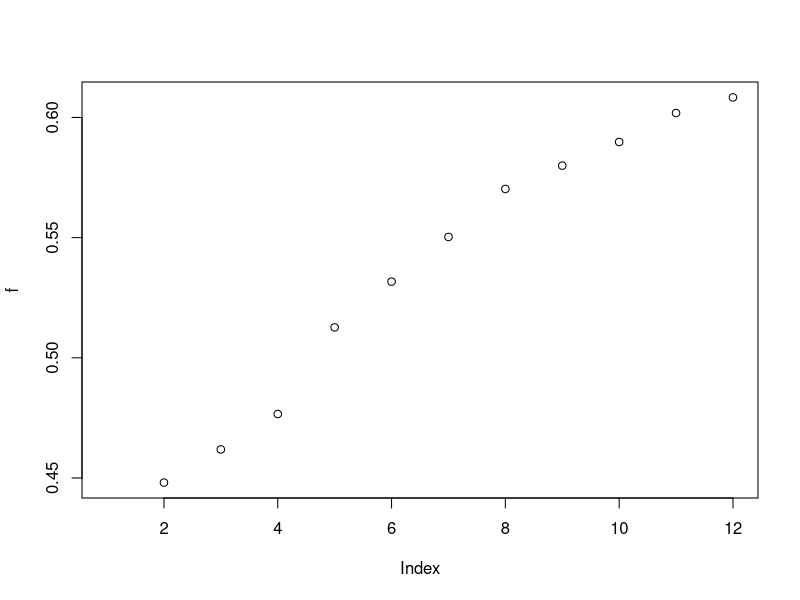

Reproduce this figure in R.
t = read.table("./cygage.txt", header = TRUE)
t = na.omit(t)
t["depthLog"] = log10(log10(t$Depth))
t["calAgeLog"] = log10(log10(t$calAge))
a0 = 0.2
a1 = 0.9
f = approx(t$calAgeLog, a0 + a1 * (t$depthLog), t$calAgeLog, method = "constant")$y
plot(f)
ks.test(t$calAgeLog, f)

